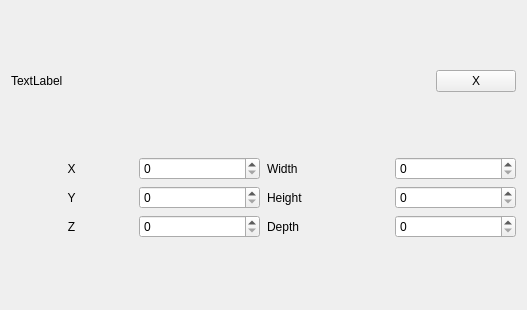
<?xml version="1.0" encoding="UTF-8"?>
<ui version="4.0">
 <class>Form</class>
 <widget class="QWidget" name="Form">
  <property name="geometry">
   <rect>
    <x>0</x>
    <y>0</y>
    <width>527</width>
    <height>310</height>
   </rect>
  </property>
  <property name="windowTitle">
   <string>Form</string>
  </property>
  <layout class="QVBoxLayout" name="verticalLayout">
   <item>
    <layout class="QVBoxLayout" name="verticalLayout_2">
     <item>
      <layout class="QHBoxLayout" name="horizontalLayout">
       <item>
        <widget class="QLabel" name="roi_lbl">
         <property name="sizePolicy">
          <sizepolicy hsizetype="Preferred" vsizetype="Fixed">
           <horstretch>0</horstretch>
           <verstretch>0</verstretch>
          </sizepolicy>
         </property>
         <property name="text">
          <string>TextLabel</string>
         </property>
        </widget>
       </item>
       <item>
        <widget class="QPushButton" name="remove_btn">
         <property name="sizePolicy">
          <sizepolicy hsizetype="Maximum" vsizetype="Fixed">
           <horstretch>0</horstretch>
           <verstretch>0</verstretch>
          </sizepolicy>
         </property>
         <property name="text">
          <string>X</string>
         </property>
         <property name="iconSize">
          <size>
           <width>5</width>
           <height>5</height>
          </size>
         </property>
         <property name="flat">
          <bool>false</bool>
         </property>
        </widget>
       </item>
      </layout>
     </item>
    </layout>
   </item>
   <item>
    <layout class="QGridLayout" name="gridLayout" rowstretch="0,0,0,0">
     <property name="topMargin">
      <number>0</number>
     </property>
     <property name="horizontalSpacing">
      <number>7</number>
     </property>
     <property name="verticalSpacing">
      <number>-1</number>
     </property>
     <item row="2" column="0">
      <widget class="QLabel" name="y_lbl">
       <property name="text">
        <string>Y</string>
       </property>
       <property name="scaledContents">
        <bool>true</bool>
       </property>
       <property name="alignment">
        <set>Qt::AlignCenter</set>
       </property>
      </widget>
     </item>
     <item row="2" column="3">
      <widget class="QLabel" name="height_lbl">
       <property name="text">
        <string>Height</string>
       </property>
      </widget>
     </item>
     <item row="0" column="3">
      <widget class="QLabel" name="width_lbl">
       <property name="text">
        <string>Width</string>
       </property>
      </widget>
     </item>
     <item row="0" column="0">
      <widget class="QLabel" name="x_lbl">
       <property name="text">
        <string>X</string>
       </property>
       <property name="alignment">
        <set>Qt::AlignCenter</set>
       </property>
      </widget>
     </item>
     <item row="3" column="0">
      <widget class="QLabel" name="z_lbl">
       <property name="text">
        <string>Z</string>
       </property>
       <property name="alignment">
        <set>Qt::AlignCenter</set>
       </property>
      </widget>
     </item>
     <item row="3" column="3">
      <widget class="QLabel" name="depth_lbl">
       <property name="text">
        <string>Depth</string>
       </property>
      </widget>
     </item>
     <item row="0" column="4">
      <widget class="QDoubleSpinBox" name="width_dsb">
       <property name="decimals">
        <number>0</number>
       </property>
      </widget>
     </item>
     <item row="3" column="2">
      <widget class="QDoubleSpinBox" name="z_dsb">
       <property name="decimals">
        <number>0</number>
       </property>
      </widget>
     </item>
     <item row="2" column="2">
      <widget class="QDoubleSpinBox" name="y_dsb">
       <property name="decimals">
        <number>0</number>
       </property>
      </widget>
     </item>
     <item row="0" column="2">
      <widget class="QDoubleSpinBox" name="x_dsb">
       <property name="decimals">
        <number>0</number>
       </property>
      </widget>
     </item>
     <item row="2" column="4">
      <widget class="QDoubleSpinBox" name="height_dsb">
       <property name="decimals">
        <number>0</number>
       </property>
      </widget>
     </item>
     <item row="3" column="4">
      <widget class="QDoubleSpinBox" name="depth_dsb">
       <property name="decimals">
        <number>0</number>
       </property>
      </widget>
     </item>
    </layout>
   </item>
  </layout>
 </widget>
 <resources/>
 <connections/>
</ui>
